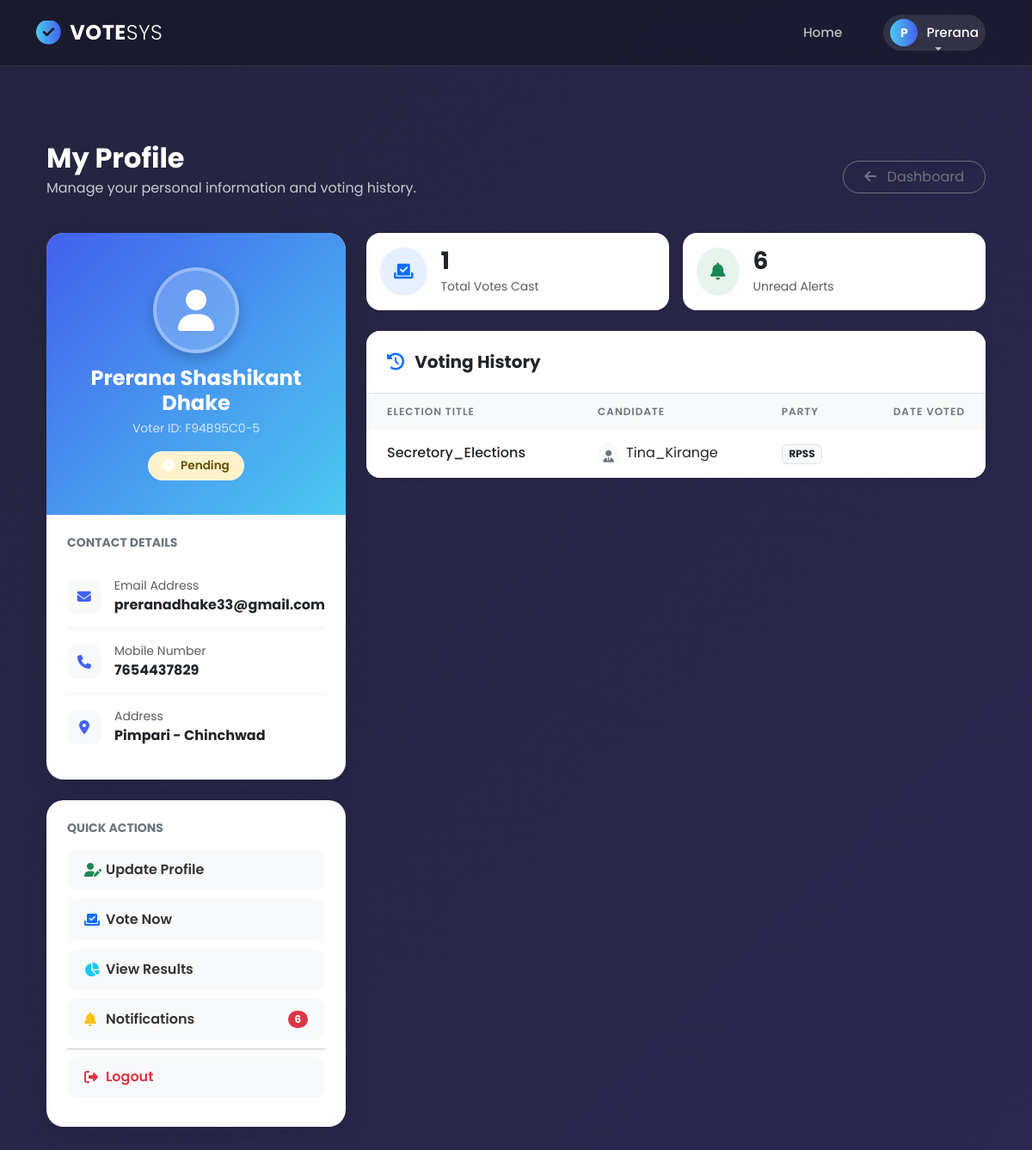
The app's page /users/voter/profile/ (signed in) with its own data.
### users/models.py (models this page shows, shortened)
class CustomUser(AbstractBaseUser, PermissionsMixin):
    ROLE_CHOICES = [
        ("admin", "Admin"),
        ("voter", "Voter"),
        ("candidate", "Candidate"),
    ]
    user_id = models.AutoField(primary_key=True)
    username = models.CharField(max_length=150, unique=True)
    full_name = models.CharField(max_length=255, blank=True, null=True)
    email = models.EmailField(unique=True)
    role = models.CharField(max_length=20, choices=ROLE_CHOICES, default="voter")
    is_admin_approved = models.BooleanField(default=False)
    is_active = models.BooleanField(default=True)
    is_staff = models.BooleanField(default=False)
    created_at = models.DateTimeField(auto_now_add=True)
    objects = CustomUserManager()
    USERNAME_FIELD = "username"
    REQUIRED_FIELDS = ["email"]

class Voter(models.Model):
    VERIFICATION_STATUS_CHOICES = [
        ("pending", "Pending Verification"),
        ("verified", "Verified"),
        ("rejected", "Rejected"),
    ]
    user = models.OneToOneField(settings.AUTH_USER_MODEL, on_delete=models.CASCADE)
    voter_id = models.CharField(max_length=20, unique=True)
    mobile_no = models.CharField(max_length=15)
    address = models.TextField()
    verification_status = models.CharField(
        max_length=20,
        choices=VERIFICATION_STATUS_CHOICES,
        default="pending",
    )
    verification_date = models.DateTimeField(null=True, blank=True)

class Vote(models.Model):
    voter = models.ForeignKey(Voter, on_delete=models.CASCADE)
    candidate = models.ForeignKey(Candidate, on_delete=models.CASCADE)
    election = models.ForeignKey(
    'elections.Election',
    on_delete=models.CASCADE,
    related_name='user_votes'
)
    voted_on = models.DateTimeField(auto_now_add=True)
    class Meta:
        constraints = [
            models.UniqueConstraint(
                fields=["voter", "election"],
                name="unique_vote_per_voter_per_election",
            )
        ]

class Candidate(models.Model):
    user = models.OneToOneField(
        settings.AUTH_USER_MODEL,
        on_delete=models.SET_NULL,
        null=True,
        blank=True,
        related_name="candidate_profile",
    )
    elections = models.ManyToManyField(
        Election, blank=True, related_name="candidates"
    )
    name = models.CharField(max_length=100)
    age = models.PositiveIntegerField()
    area = models.CharField(max_length=100)
    party = models.ForeignKey(Party, on_delete=models.CASCADE)
    is_approved = models.BooleanField(default=False)

class Party(models.Model):
    name = models.CharField(max_length=100, unique=True)

### elections/models.py (models this page shows, shortened)
class Election(models.Model):
    ELECTION_TYPES = [
        ('single', 'Single Winner'),
        ('multi', 'Multi Winner'),
        ('referendum', 'Referendum'),
    ]
    title = models.CharField(max_length=200)
    description = models.TextField(blank=True)
    election_type = models.CharField(max_length=30, choices=ELECTION_TYPES, default='single')
    start_date = models.DateTimeField()
    end_date = models.DateTimeField()
    is_active = models.BooleanField(default=False)
    created_at = models.DateTimeField(auto_now_add=True)
    results_published = models.BooleanField(default=False, help_text="Check this to make results visible to voters")
    class Meta:
        ordering = ['-created_at']

### users/views.py (the view, shortened to what this page needs)
# urls.py: path('voter/profile/', views.voter_profile, name='voter_profile'),
@login_required
def voter_profile(request):
    try:
        voter = Voter.objects.get(user=request.user)
    except Voter.DoesNotExist:
        messages.warning(
            request,
            "You are not registered as a voter. Please complete voter registration first."
        )
        return redirect('voter_register')  # redirect to voter registration page
    context = {
        "voter": voter,
        "user_votes": Vote.objects.filter(voter=voter),
        "unread_notifications": Notification.objects.filter(
            voter=voter, is_read=False
        ).count(),
    }
    return render(request, 'voter/profile.html', context)

### users/templates/voter/profile.html (shortened to what this page needs)
{% extends 'base.html' %}
{% load static %}
{% block content %}
<link rel="stylesheet" href="https://cdnjs.cloudflare.com/ajax/libs/font-awesome/6.4.0/css/all.min.css">
<div class="container py-5">
    <div class="d-flex justify-content-between align-items-center mb-4">
        <div>
            <h2 class="fw-bold mb-1" style="color: inherit;">My Profile</h2>
            <p class="opacity-75">Manage your personal information and voting history.</p>
        </div>
        <a href="{% url 'voter_dashboard' %}" class="btn btn-outline-secondary rounded-pill px-4">
            <i class="fas fa-arrow-left me-2"></i> Dashboard
        </a>
    </div>
    <div class="row g-4">
        <div class="col-lg-4">
            <div class="profile-card mb-4">
                <div class="profile-header">
                    <div class="profile-avatar">
                        <i class="fas fa-user text-white"></i>
                    </div>
                    <h4 class="fw-bold mb-1">{{ voter.user.full_name|default:voter.user.username }}</h4>
                    <p class="mb-3 opacity-75 small">Voter ID: {{ voter.voter_id }}</p>
                    {% if voter.is_verified %}
                        <span class="status-pill" style="background: #d1e7dd; color: #0f5132;">
                            <i class="fas fa-check-circle me-1"></i> Verified
                        </span>
                    {% else %}
                        <span class="status-pill" style="background: #fff3cd; color: #664d03;">
                            <i class="fas fa-clock me-1"></i> Pending
                        </span>
                    {% endif %}
                </div>
                <div class="p-4">
                    <h6 class="fw-bold text-secondary text-uppercase small mb-3">Contact Details</h6>
                    <div class="info-list-item">
                        <div class="info-icon"><i class="fas fa-envelope"></i></div>
                        <div>
                            <small class="text-muted d-block">Email Address</small>
                            <span class="fw-bold text-dark">{{ voter.user.email }}</span>
                        </div>
                    </div>
                    <div class="info-list-item">
                        <div class="info-icon"><i class="fas fa-phone"></i></div>
                        <div>
                            <small class="text-muted d-block">Mobile Number</small>
                            <span class="fw-bold text-dark">{{ voter.mobile_no|default:"Not Provided" }}</span>
                        </div>
                    </div>
                    <div class="info-list-item">
                        <div class="info-icon"><i class="fas fa-map-marker-alt"></i></div>
                        <div>
                            <small class="text-muted d-block">Address</small>
                            <span class="fw-bold text-dark">{{ voter.address|default:"Not Provided" }}</span>
                        </div>
                    </div>
                </div>
            </div>
            <div class="profile-card p-4">
                <h6 class="fw-bold text-secondary text-uppercase small mb-3">Quick Actions</h6>
                <a href="?edit=true" class="action-btn">
                     <i class="fas fa-user-edit text-success"></i> Update Profile
                </a>
                <a href="{% url 'voter_elections_list' %}" class="action-btn">
                    <i class="fas fa-vote-yea text-primary"></i> Vote Now
                </a>
                <a href="{% url 'voter_view_results' %}" class="action-btn">
                    <i class="fas fa-chart-pie text-info"></i> View Results
                </a>
                <a href="{% url 'voter_notifications' %}" class="action-btn">
                    <i class="fas fa-bell text-warning"></i> Notifications
                    {% if unread_notifications %}
                        <span class="badge bg-danger rounded-pill ms-auto">{{ unread_notifications }}</span>
                    {% endif %}
                </a>
                <hr class="my-2 opacity-10">
                <a href="{% url 'logout' %}" class="action-btn text-danger">
                    <i class="fas fa-sign-out-alt"></i> Logout
                </a>
            </div>
        </div>
        <div class="col-lg-8">
            <div class="row g-3 mb-4">
                <div class="col-md-6">
                    <div class="card border-0 shadow-sm p-3 d-flex flex-row align-items-center rounded-4 profile-card">
                        <div class="bg-primary bg-opacity-10 text-primary p-3 rounded-circle me-3">
                            <i class="fas fa-vote-yea fa-lg"></i>
                        </div>
                        <div>
                            <h3 class="fw-bold mb-0 text-dark">{{ user_votes.count }}</h3>
                            <small class="text-muted">Total Votes Cast</small>
                        </div>
                    </div>
                </div>
                <div class="col-md-6">
                    <div class="card border-0 shadow-sm p-3 d-flex flex-row align-items-center rounded-4 profile-card">
                        <div class="bg-success bg-opacity-10 text-success p-3 rounded-circle me-3">
                            <i class="fas fa-bell fa-lg"></i>
                        </div>
                        <div>
                            <h3 class="fw-bold mb-0 text-dark">{{ unread_notifications|default:"0" }}</h3>
                            <small class="text-muted">Unread Alerts</small>
                        </div>
                    </div>
                </div>
            </div>
            <div class="card border-0 shadow-sm rounded-4 overflow-hidden profile-card">
                <div class="card-header bg-white p-4 border-bottom">
                    <h5 class="fw-bold mb-0 text-dark">
                        <i class="fas fa-history text-primary me-2"></i> Voting History
                    </h5>
                </div>
                <div class="card-body p-0">
                    <div class="table-responsive">
                        <table class="table table-modern mb-0">
                            <thead>
                                <tr>
                                    <th class="ps-4">Election Title</th>
                                    <th>Candidate</th>
                                    <th>Party</th>
                                    <th class="text-end pe-4">Date Voted</th>
                                </tr>
                            </thead>
                            <tbody>
                                {% for vote in user_votes %}
                                <tr>
                                    <td class="ps-4 fw-medium text-dark">{{ vote.election.title }}</td>
                                    <td>
                                        <div class="d-flex align-items-center text-dark">
                                            <div class="bg-light rounded-circle p-1 me-2" style="width: 25px; height: 25px; text-align: center;">
                                                <i class="fas fa-user-tie small text-secondary"></i>
                                            </div>
                                            {{ vote.candidate.name }}
                                        </div>
                                    </td>
                                    <td>
                                        <span class="badge bg-light text-dark border">
                                            {{ vote.candidate.party.name }}
                                        </span>
                                    </td>
                                    <td class="text-end pe-4 text-muted small">
                                    </td>
                                </tr>
                                {% endfor %}
                            </tbody>
                        </table>
                    </div>
                </div>
            </div>
        </div>
    </div>
</div>
{% endblock %}

### users/templates/base.html (shortened to what this page needs)
{% load static %}
<!DOCTYPE html>
<html lang="en">
<head>
    <link rel="stylesheet" href="https://cdnjs.cloudflare.com/ajax/libs/font-awesome/6.4.0/css/all.min.css">
    <link href="https://cdn.jsdelivr.net/npm/bootstrap@5.3.0/dist/css/bootstrap.min.css" rel="stylesheet">
</head>
<body>
    <nav class="navbar navbar-expand-lg glass-navbar">
        <div class="container">
            <a class="navbar-brand" href="{% url 'users_home' %}">
                <i class="fas fa-check-circle"></i> VOTE<span style="font-weight: 300;">SYS</span>
            </a>
            <div class="collapse navbar-collapse" id="navbarContent">
                <ul class="navbar-nav ms-auto align-items-center">
                    <li class="nav-item">
                        <a class="nav-link" href="{% url 'users_home' %}">Home</a>
                    </li>
                    {% if user.is_authenticated %}
                        <li class="nav-item dropdown ms-lg-3">
                            <a class="nav-link dropdown-toggle user-pill" href="#" id="userDropdown" role="button" data-bs-toggle="dropdown" aria-expanded="false">
                                <div class="user-avatar">
                                    {{ user.username|slice:":1"|upper }}
                                </div>
                                <span class="text-white">{{ user.username }}</span>
                            </a>
                        </li>
                    {% endif %}
                </ul>
            </div>
        </div>
    </nav>
    <div class="container mt-3 main-content">
        {% block content %}{% endblock %}
    </div>
</body>
</html>

### records on screen
CustomUser: username "P", username "Prerana"
Voter: user.full_name "Prerana Shashikant Dhake", voter_id "F94B95C0-5", user.email "preranadhake33@gmail.com", mobile_no "7654437829", address "Pimpari - Chinchwad"
Vote: election "Secretory_Elections", candidate.name "Tina_Kirange", candidate.party.name "RPSS"

### other values on screen
{{ unread_notifications }} "6"
{{ user_votes.count }} "1"
{{ unread_notifications|default:"0" }} "6"
